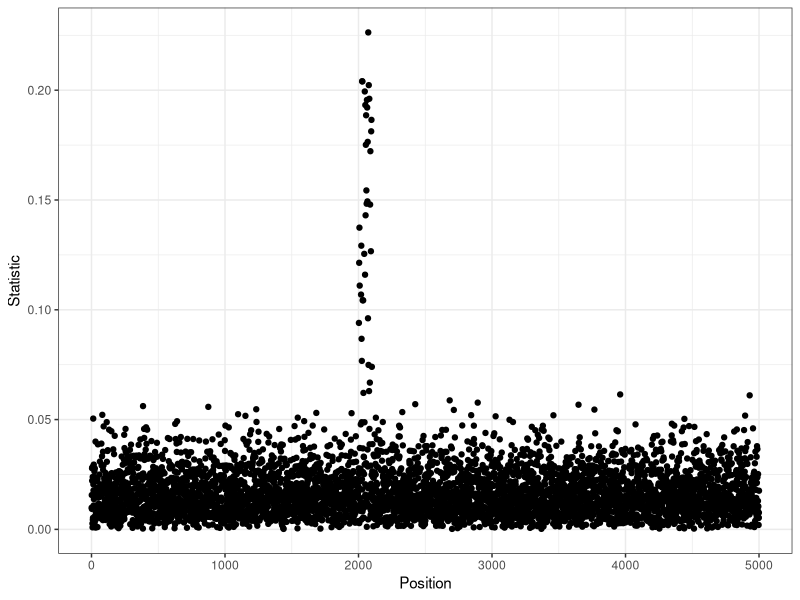

The R source for this figure:
## ---- chunk 1
knitr::opts_chunk$set(echo = FALSE)
## ---- chunk 2
stat <- rbeta(5000,2,10)/10

peak <- sample(seq(0,0.2,length.out = 50),50)
stat[seq(2001,2100,length.out = 50)] <- stat[seq(2001,2100,length.out = 50)] + peak
pos <- c(1:5000)
dd <- data.frame(Statistic = stat,Position = pos)

library(ggplot2)
ggplot(dd,aes(x = Position,y = Statistic))+
  geom_point()+
  theme_bw()
